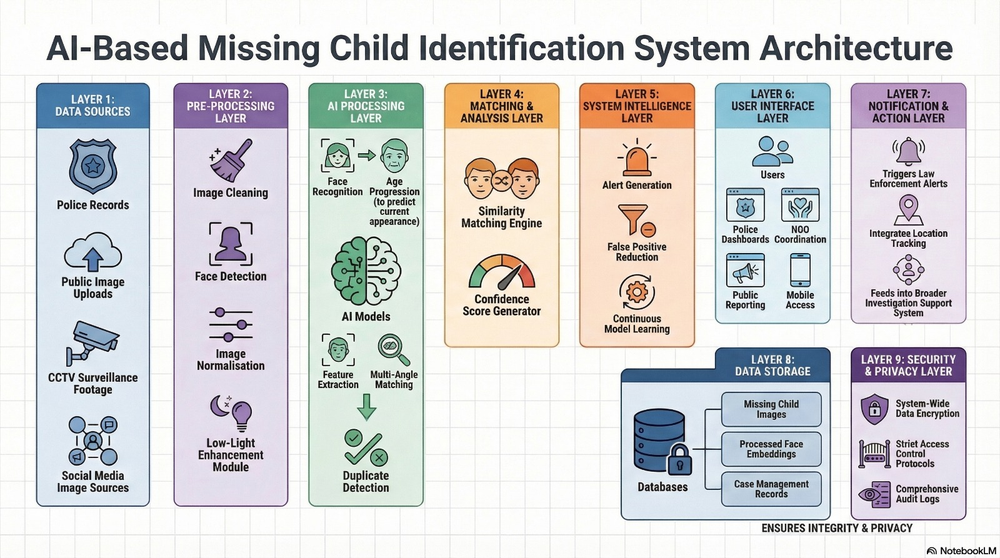
#> input picture temp.png, 1000 x 558 px, shrunk from 1600 x 893 before the run
$ python -i image_loader.py   (imports and definitions only)
#> lines starting #> are read from the running program, lines starting #| are printed output that depends on the picture; after the words box and inside, x2 and y2 are one past the last pixel; in counts of white or black regions, pixels touching at a corner belong together
from ingestion.document_schema import Document
from ingestion.utils import logger, setup_tesseract


def preprocess_image(image_path):
#> called with image_path = '../temp.png'
    import cv2
    img = cv2.imread(image_path)
#> img is the input picture: shape (558, 1000, 3); mean B, G, R 215, 214.2, 214.2
    gray = cv2.cvtColor(img, cv2.COLOR_BGR2GRAY)
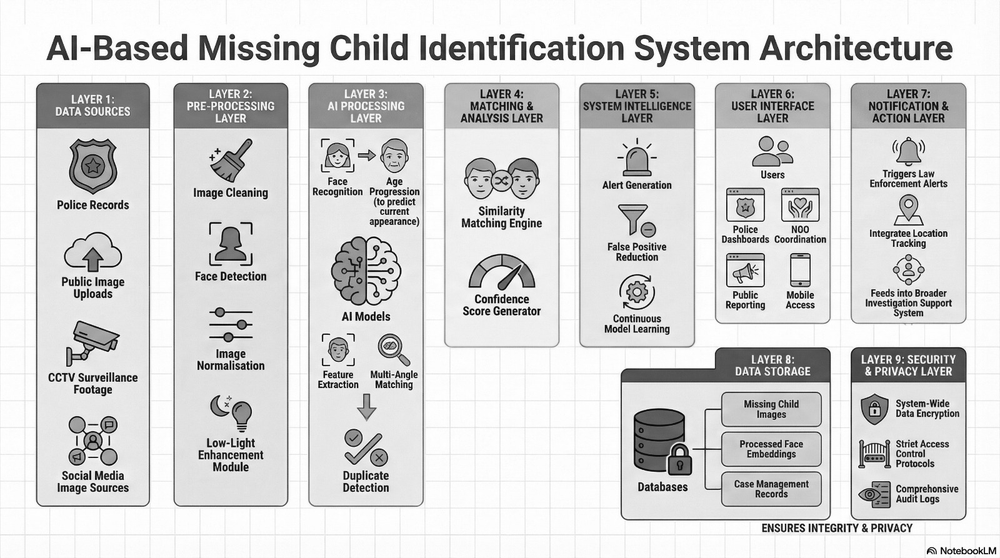
#> gray: shape (558, 1000); min 0, max 255, mean 214.3
    gray = cv2.medianBlur(gray, 3)
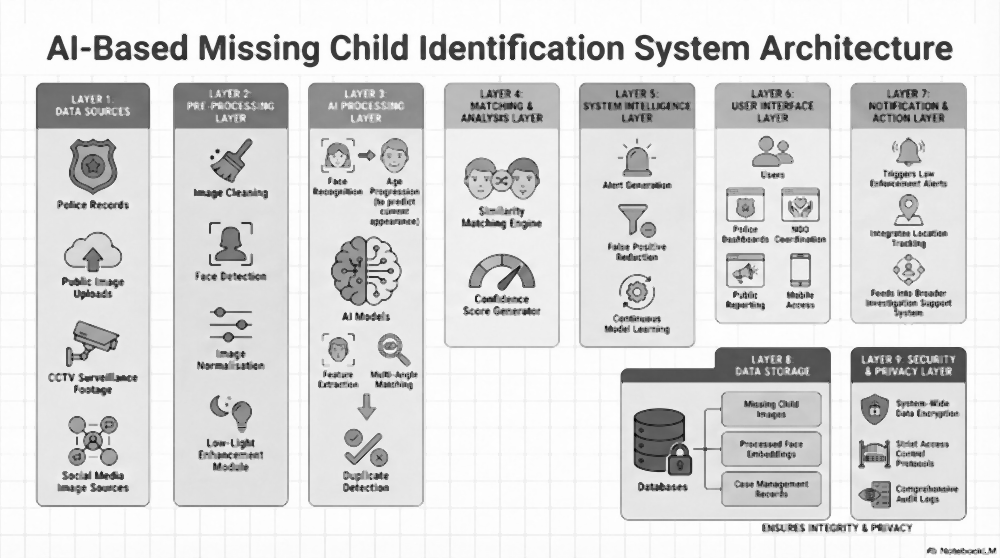
#> gray: shape (558, 1000); min 6, max 255, mean 216.4
    thresh = cv2.threshold(gray, 150, 255, cv2.THRESH_BINARY)[1]
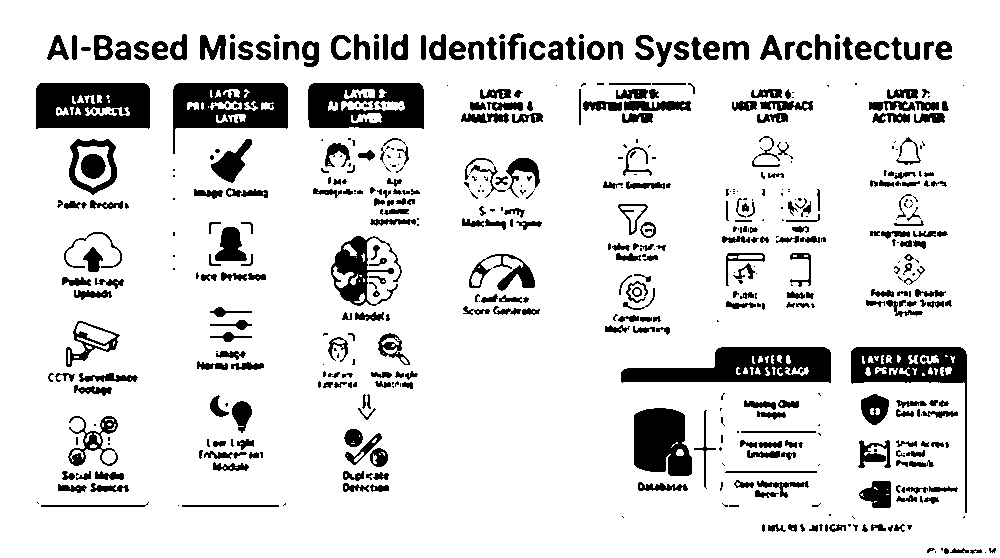
#> thresh: shape (558, 1000); 87% white; 565 black regions (211 under 20 px), largest, box (x1, y1, x2, y2) and area: (621, 347, 831, 383) 4907, (36, 83, 150, 129) 4553, (173, 83, 288, 154) 4438
    return thresh


def load_image(image_path):
    try:
        import cv2
        import pytesseract
    except ImportError:
        raise ImportError("Image support requires opencv-python and pytesseract. Run: pip install opencv-python pytesseract")

    setup_tesseract()
    logger.info(f"Processing image: {image_path}")

    processed = preprocess_image(image_path)
    text = pytesseract.image_to_string(processed)

    return [Document(content=text, metadata={"source": "image", "file": image_path})]

>>> result = preprocess_image('../temp.png')
